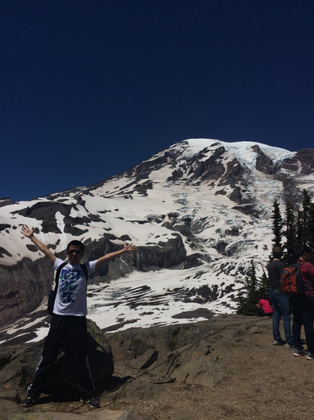
%> input picture HW3/Mypic.bmp, 314 x 420 px, shrunk from 683 x 915 before the run
$ octave Ch4.m   (GNU Octave 9; MATLAB toolbox functions it lacks are replaced by stand-ins)
%> lines starting %> are read from the running program, lines starting %| are printed output that depends on the picture
### HW3/avg_filtering.m
function out=avg_filtering(x,n)
%均值滤波
matrix = ones(n,n);   %取nXn大小的区域
% matrix = [1 1 1;1 1 1; 1 1 1];
% tmp = sum(matrix);
% matrix = matrix.*(n*n/tmp);

[M, N]=size(x);   %图片大小
x1=x;
% 从矩阵左上角开始沿路径取nXn大小的区域进行取均值操作
for i = 1:M-n+1
    for j = 1:N-n+1
        filter = x1(i:i+(n-1),j:j+(n-1)).*matrix;%按照matrix规定的权值大小取得均值
        mtx_sum = sum(filter(:)); %求和
        x1(i+(n-1)/2,j+(n-1)/2) = 1/(n*n)*mtx_sum;%复制给中间元素
    end
end
out = x1;

### HW3/mid_filtering.m
 function out=mid_filtering(x,n)  %正方窗
[M, N]=size(x);   %窗的大小
x1=x;
x2=x1;
%从矩阵左上角开始沿路径取规定大小的区域进行取中值操作
for i=1:M-n+1
    for j=1:N-n+1
        matrix=x1(i:i+(n-1),j:j+(n-1)); %从中取出窗
        %将矩阵取出并将其并为一行
        col=matrix(1,:);
        for k=2:n
            col=[col,matrix(k,:)];
        end
        %取得中值
        medium=median(col);
        x2(i+(n-1)/2,j+(n-1)/2)=medium;   %赋中值
    end
end
out = x2;

### HW3/Ch4.m
clc;
clear;
picture1 = imread('Mypic.bmp');% 读入图像
%> picture1 is the input picture: size 420x314x3 uint8; mean R, G, B 62, 65.2, 76.2
picture1 = rgb2gray(picture1);%灰度化处理
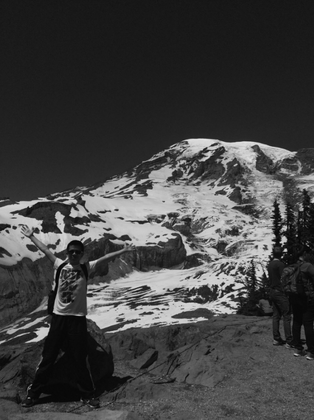
%> picture1: size 420x314 uint8; min 1, max 231, mean 65.5
figure,imshow(picture1);title('Primitive gray level image'); %原始图像

picture2 = imnoise(picture1,'salt & pepper',0.02); %加入椒盐躁声
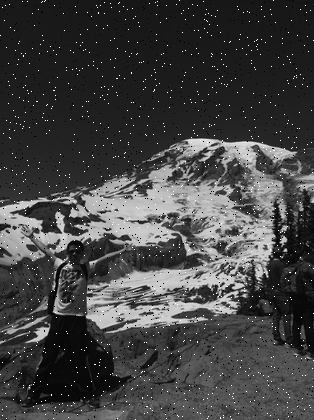
%> picture2: size 420x314 uint8; min 0, max 255, mean 66.7
% picture2 = rgb2gray(picture2);
picture2= double(picture2);
%> picture2: size 420x314 double
figure,imshow(uint8(picture2));title('salt & pepper noise');

picture3 = imnoise(picture1,'gaussian',0,0.01); %加入高斯躁声
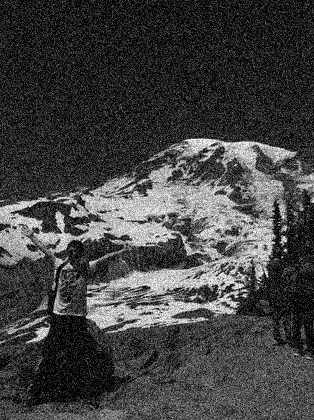
%> picture3: size 420x314 uint8; min 0, max 255, mean 66.6
% picture3 = rgb2gray(picture3);
picture3= double(picture3);
%> picture3: size 420x314 double
figure,imshow(uint8(picture3));title('gaussian noise');

%average filtering均值滤波
picture2_filtering = avg_filtering(picture2,3);
%> after the loop in avg_filtering, `for i = 1:M-n+1`:
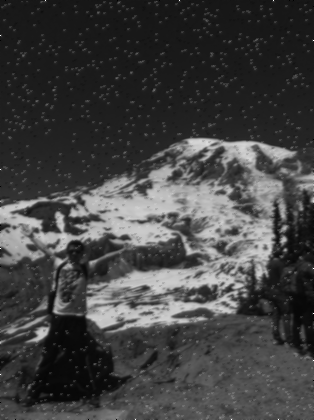
%> x1: size 420x314 double; min 0, max 255, mean 66.7; mean of the top-left, top-right, bottom-left and bottom-right quarters 43.7, 58.6, 78.2, 86.4
figure,imshow(uint8(picture2_filtering));title('salt & pepper noise after average filtering');
%medium filterring中值滤波
picture2_filtering2 = mid_filtering(picture2,3);
%> after the loop in mid_filtering, `for i=1:M-n+1`:
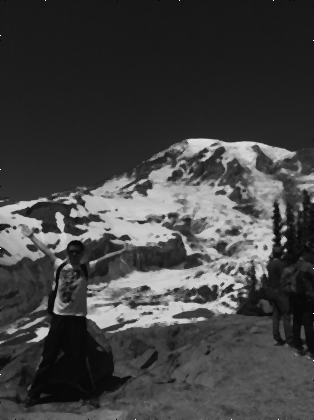
%> x2: size 420x314 double; min 0, max 255, mean 65.5
figure,imshow(uint8(picture2_filtering2));title('salt & pepper noise after median filtering');
%average filtering均值滤波
picture3_filtering = avg_filtering(picture3,3);
%> call 2 of avg_filtering, with n = 3
%> after the loop in avg_filtering (call 2), `for i = 1:M-n+1`:
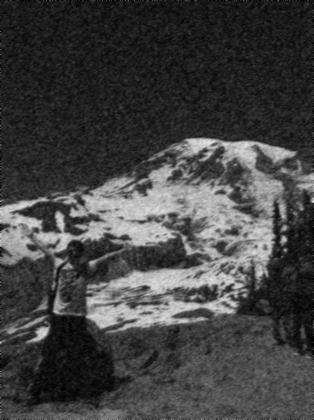
%> x1: size 420x314 double; min 0, max 250, mean 66.6
figure,imshow(uint8(picture3_filtering));title('gaussian noise after average filtering');
%medium filterring中值滤波
picture3_filtering2 = mid_filtering(picture3,3);
figure,imshow(uint8(picture3_filtering2));title('gaussian noise after median filtering');
